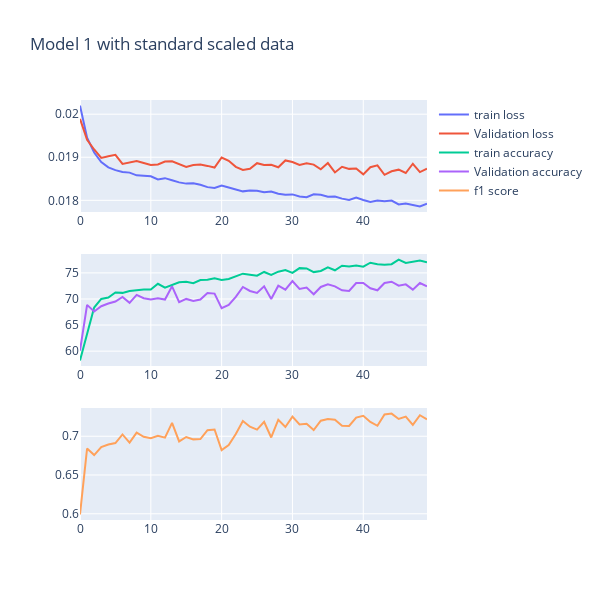

The cell this chart's notebook holds for it:
### Code cell
plot_metrics(model_1_scaled_loss_and_acc, "Model 1 with standard scaled data")
